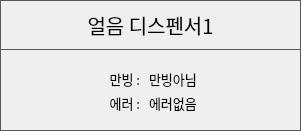
    <widget class="QFrame" name="FRAME_ICE_1">
     <property name="geometry">
      <rect>
       <x>1190</x>
       <y>20</y>
       <width>301</width>
       <height>131</height>
      </rect>
     </property>
     <property name="styleSheet">
      <string notr="true">QFrame { 
   border: 1px solid #595959 
} 
QLabel {
	font: 10pt &quot;함초롬돋움&quot;;
}
QPushButton {
	border:1px solid #595959;
	font: 15pt &quot;함초롬돋움&quot;; 
}
QLineEdit {
	font: 10pt &quot;함초롬돋움&quot;;
}</string>
     </property>
     <property name="frameShape">
      <enum>QFrame::Box</enum>
     </property>
     <property name="frameShadow">
      <enum>QFrame::Raised</enum>
     </property>
     <property name="lineWidth">
      <number>2</number>
     </property>
     <widget class="QPushButton" name="BTN_DEV_INFO_ICE_1">
      <property name="geometry">
       <rect>
        <x>0</x>
        <y>0</y>
        <width>301</width>
        <height>50</height>
       </rect>
      </property>
      <property name="font">
       <font>
        <family>함초롬돋움</family>
        <pointsize>15</pointsize>
        <weight>50</weight>
        <italic>false</italic>
        <bold>false</bold>
       </font>
      </property>
      <property name="text">
       <string>얼음 디스펜서1</string>
      </property>
     </widget>
     <widget class="QWidget" name="layoutWidget_4">
      <property name="geometry">
       <rect>
        <x>40</x>
        <y>70</y>
        <width>211</width>
        <height>42</height>
       </rect>
      </property>
      <layout class="QGridLayout" name="gridLayout_7">
       <item row="0" column="0">
        <widget class="QLabel" name="label">
         <property name="font">
          <font>
           <family>함초롬돋움</family>
           <pointsize>10</pointsize>
           <weight>50</weight>
           <italic>false</italic>
           <bold>false</bold>
          </font>
         </property>
         <property name="styleSheet">
          <string notr="true">QLabel{ 
   border: 0px solid
} </string>
         </property>
         <property name="text">
          <string>만빙 : </string>
         </property>
         <property name="alignment">
          <set>Qt::AlignRight|Qt::AlignTrailing|Qt::AlignVCenter</set>
         </property>
        </widget>
       </item>
       <item row="0" column="1">
        <widget class="QLabel" name="LB_ICE_1_FULL">
         <property name="font">
          <font>
           <family>함초롬돋움</family>
           <pointsize>10</pointsize>
           <weight>50</weight>
           <italic>false</italic>
           <bold>false</bold>
          </font>
         </property>
         <property name="styleSheet">
          <string notr="true">QLabel{ 
   border: 0px solid
} </string>
         </property>
         <property name="text">
          <string>만빙아님</string>
         </property>
         <property name="alignment">
          <set>Qt::AlignLeading|Qt::AlignLeft|Qt::AlignVCenter</set>
         </property>
        </widget>
       </item>
       <item row="1" column="0">
        <widget class="QLabel" name="label_2">
         <property name="font">
          <font>
           <family>함초롬돋움</family>
           <pointsize>10</pointsize>
           <weight>50</weight>
           <italic>false</italic>
           <bold>false</bold>
          </font>
         </property>
         <property name="styleSheet">
          <string notr="true">QLabel{ 
   border: 0px solid
} </string>
         </property>
         <property name="text">
          <string>에러 : </string>
         </property>
         <property name="alignment">
          <set>Qt::AlignRight|Qt::AlignTrailing|Qt::AlignVCenter</set>
         </property>
        </widget>
       </item>
       <item row="1" column="1">
        <widget class="QLabel" name="LB_ICE_1_ERROR">
         <property name="font">
          <font>
           <family>함초롬돋움</family>
           <pointsize>10</pointsize>
           <weight>50</weight>
           <italic>false</italic>
           <bold>false</bold>
          </font>
         </property>
         <property name="styleSheet">
          <string notr="true">QLabel{ 
   border: 0px solid
} </string>
         </property>
         <property name="text">
          <string>에러없음</string>
         </property>
         <property name="alignment">
          <set>Qt::AlignLeading|Qt::AlignLeft|Qt::AlignVCenter</set>
         </property>
        </widget>
       </item>
      </layout>
     </widget>
    </widget>
